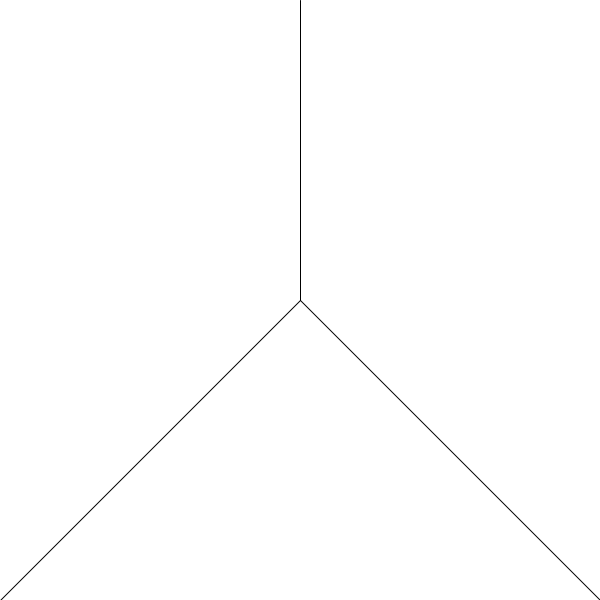
Frame 1 (no input)
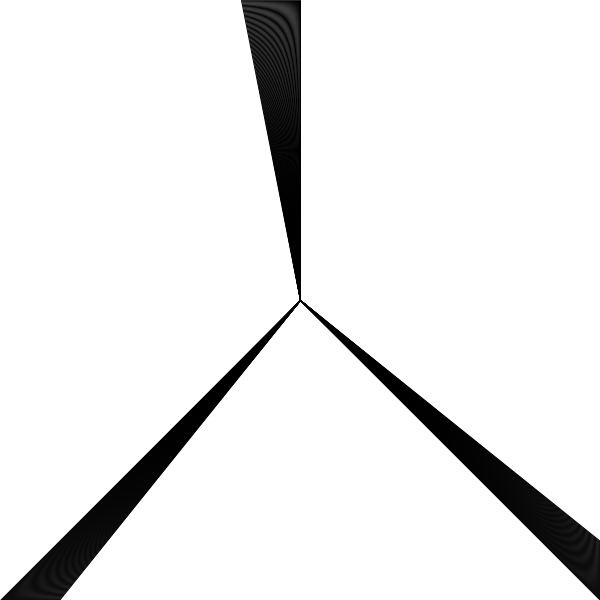
Frame 60 (the mouse pressed at the canvas centre just before this capture)
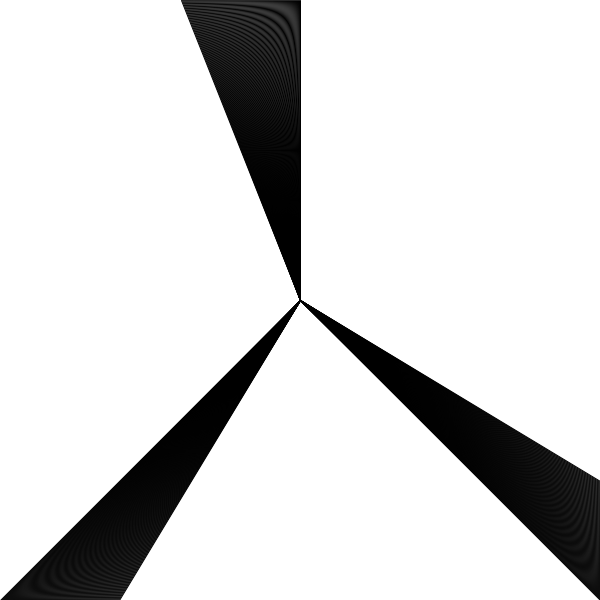
Frame 120 (the mouse held since frame 60 and released just before this capture)

The Processing sketch that drew these frames (run headless with seeded random() and noise(); from frame 60 on, the mouse is pressed at the canvas centre):

// Processing sketch: Ejercicio_2
// ── Ejercicio_2.pde
int x=300;
int y=0;
int z=600;
void setup()
{
  size(600,600);
  background(255);
  fill(120);
}

void draw()
{
  line(width/2,height/2,x,0);
  line(width/2,height/2,y,600);
  line(width/2,height/2,600,z);
  x=x-1;
  y=y+1;
  z=z-1;
}
